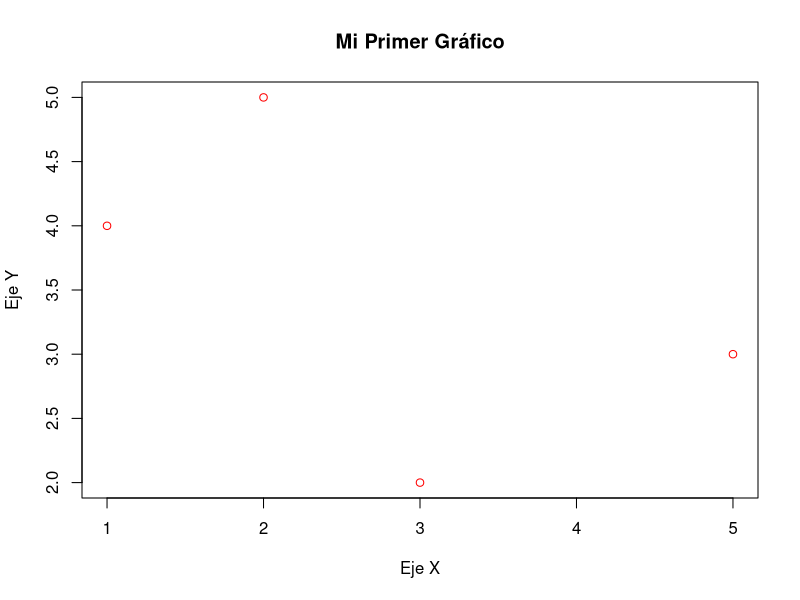
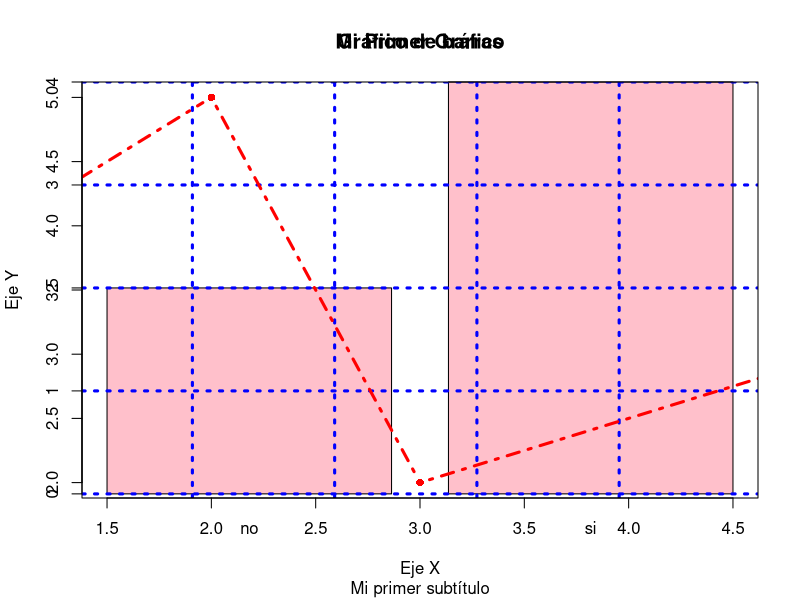
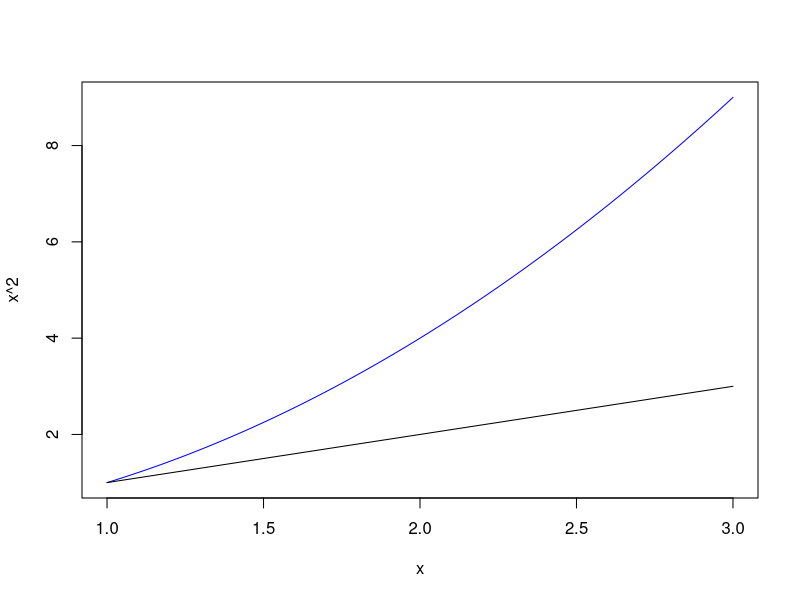
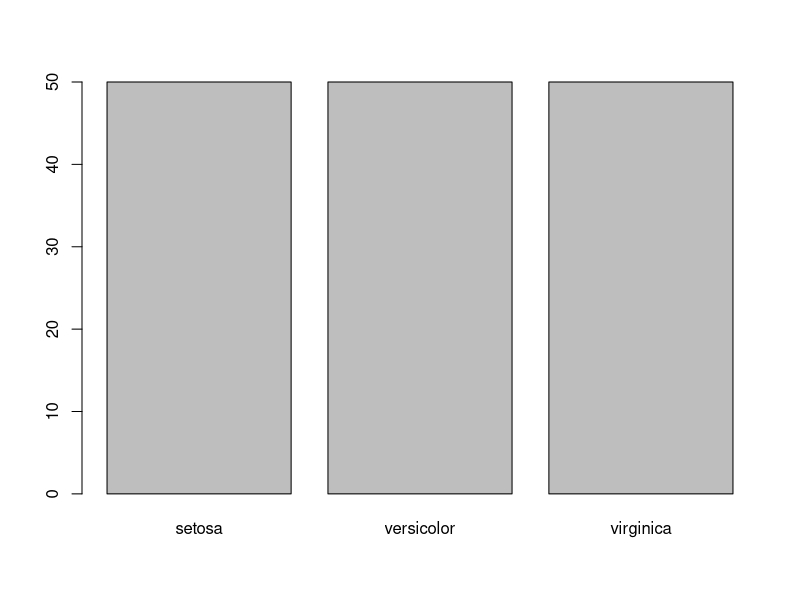
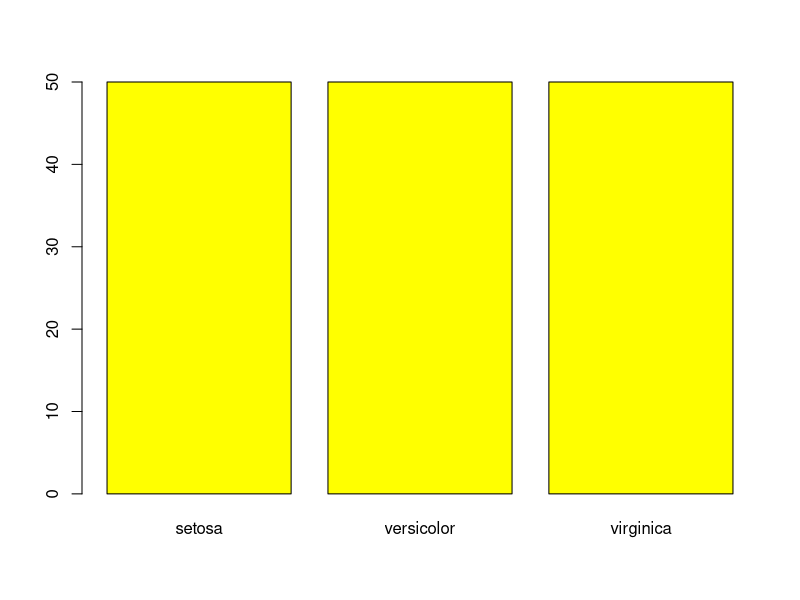
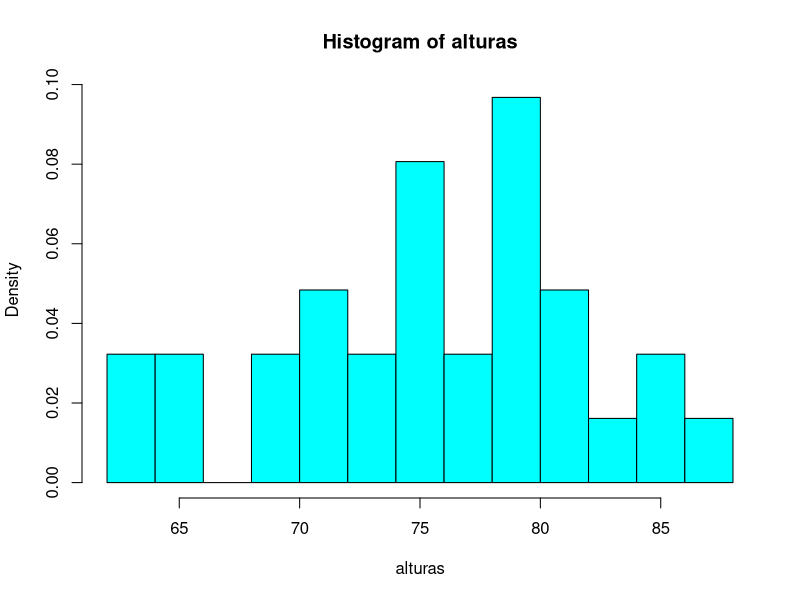
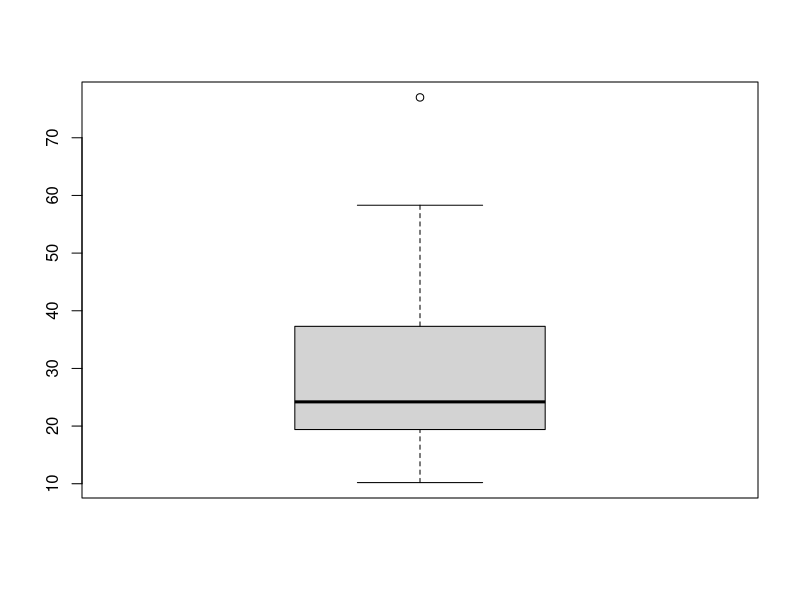
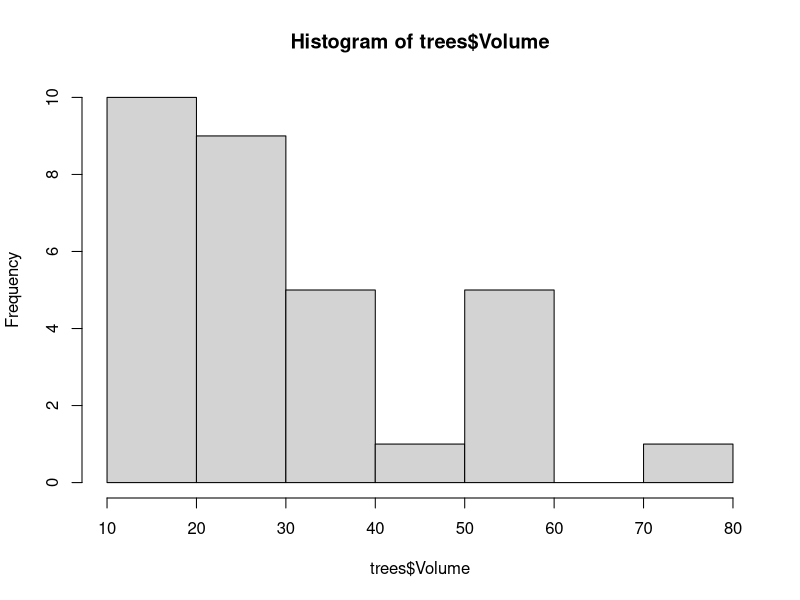

These figures' R source, in order:
## GRAFICOS EN R
x = c(1,2,3,5)
y = c(4,5,2,3)

plot(x,y,col='red',main='Mi Primer Gráfico',xlab = "Eje X",ylab = "Eje Y")
z = as.factor(c('si' , 'no' , 'si' , 'si','no','si')) #el si y el no se vuelven caracteristicas
plot(z,main = "Gráfico de barras",col="pink") #obtenemos un grafico de barras

#mas personalizacion
grid(lwd=3,col="blue")
par(new=TRUE) #para que la grilla quede abajo del grafico
plot(x,y,
     col='red',
     main='Mi Primer Gráfico', #título
     sub="Mi primer subtítulo", #subtítulo
     xlab = "Eje X", #etiqueta de los ejes
     ylab = "Eje Y", #etiqueta de los ejes
     pch = 16, #simbolo
     type = 'b', #forma en la que se unen los puntos
     lty=4, #cómo se pinta la linea que une los puntos (en el caso que haya linea)
     lwd=3, #grosor de la línea
     xlim = c(1.5,4.5)) #se pintan los puntos que están en este rango


#pch -> forma de los puntos
#1 -> cisculo
#2 -> triangulo
#16 -> punto relleno
#type -> forma en que se unen los puntos
#lty -> cómo se pinta la linea que une los puntos (en el caso que haya linea)
#2 -> linea punteada
#3 -> linea punteada mas delgada
#lwd -> ancho de la linea

## GRAFICANDO FUNCIONES
x = seq(1,3,length=1000) #creamos un vector de 1 a 3 con mil datos
plot(x,x^2,
     lwd= 1,
     type = 'l',
     col='blue')
lines(x,x) #grafica la funcion en el mismo plot de arriba

## R tiene datos por ejemplo
head(iris)
class(iris)

head(trees) #datos de arboles
lapply(iris,class)

plot(iris$Species) #generamos un grafico de barras

elementos = table(iris$Species) #nuevo objeto --> especie de dataframe
barplot(elementos,#lo que queremos graficar debe ser matriz o vector o table
        col="yellow") 

## HISTOGRAMAS
head(trees)
max(trees$Height)
min(trees$Height)
trees$Height #70 65 63 72 81 83 66 75 80 75 79 76 76 69 75 74 85 86 71 64 78 80 74 72 77 81 82 80 80 80 87
class(trees$Height) #numeric

alturas= trees$Height #vector de las alturas de los arboles
hist(alturas,
     prob=TRUE,
     col= 'cyan',
     breaks = 10) #el numero indica las lineas entre el valor inicial y final

## DIAGRAMA DE CAJA Y BIGOTES

boxplot(trees$Volume)
hist(trees$Volume)

## EXPORTANDO GRAFICOS QUE GENERAMOS
head(trees)

png(filename = "gráfico.png",height = 400, width = 700) #todo lo que vaya despues es el gráfico
plot(x= trees$Height, #obtenemos grafico de dispersion
     y= trees$Volume,
     main= "Volumen vs Altura",
     xlab= "Altura",
     ylab= "Volumen",
     col= "blue")
dev.off() #para que sepa que aqui termina el gráfico

#existen otras formas de exportar --> jpg, tiff, etc. (se hace igual que png)








